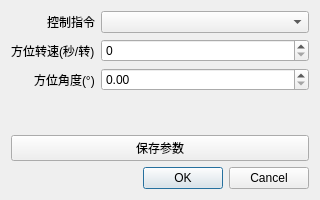
<?xml version="1.0" encoding="UTF-8"?>
<ui version="4.0">
 <class>ServoControl</class>
 <widget class="QDialog" name="ServoControl">
  <property name="geometry">
   <rect>
    <x>0</x>
    <y>0</y>
    <width>320</width>
    <height>200</height>
   </rect>
  </property>
  <property name="windowTitle">
   <string>伺服控制</string>
  </property>
  <layout class="QVBoxLayout" name="verticalLayout">
   <item>
    <layout class="QFormLayout" name="formLayout">
     <property name="labelAlignment">
      <set>Qt::AlignRight|Qt::AlignVCenter</set>
     </property>
     <item row="0" column="0">
      <widget class="QLabel" name="labelCmd">
       <property name="text">
        <string>控制指令</string>
       </property>
      </widget>
     </item>
     <item row="0" column="1">
                    <widget class="CustomComboBox" name="cmdCombo"/>
     </item>
     <item row="1" column="0">
      <widget class="QLabel" name="labelSpeed">
       <property name="text">
        <string>方位转速(秒/转)</string>
       </property>
      </widget>
     </item>
     <item row="1" column="1">
      <widget class="QSpinBox" name="speedSpin">
       <property name="maximum">
        <number>255</number>
       </property>
      </widget>
     </item>
     <item row="2" column="0">
      <widget class="QLabel" name="labelAngle">
       <property name="text">
        <string>方位角度(°)</string>
       </property>
      </widget>
     </item>
     <item row="2" column="1">
      <widget class="QDoubleSpinBox" name="angleSpin">
       <property name="maximum">
        <double>360.000000000000000</double>
       </property>
       <property name="decimals">
        <number>2</number>
       </property>
       <property name="singleStep">
        <double>0.100000000000000</double>
       </property>
      </widget>
     </item>
    </layout>
   </item>
   <item>
    <widget class="QPushButton" name="saveButton">
     <property name="text">
      <string>保存参数</string>
     </property>
    </widget>
   </item>
   <item>
    <widget class="QDialogButtonBox" name="buttonBox">
     <property name="standardButtons">
      <set>QDialogButtonBox::Cancel|QDialogButtonBox::Ok</set>
     </property>
     <property name="centerButtons">
      <bool>false</bool>
     </property>
    </widget>
   </item>
  </layout>
 </widget>
        <customwidgets>
         <customwidget>
            <class>CustomComboBox</class>
            <extends>QComboBox</extends>
            <header>cusWidgets/customcombobox.h</header>
         </customwidget>
        </customwidgets>
 <resources/>
 <connections/>
</ui>
